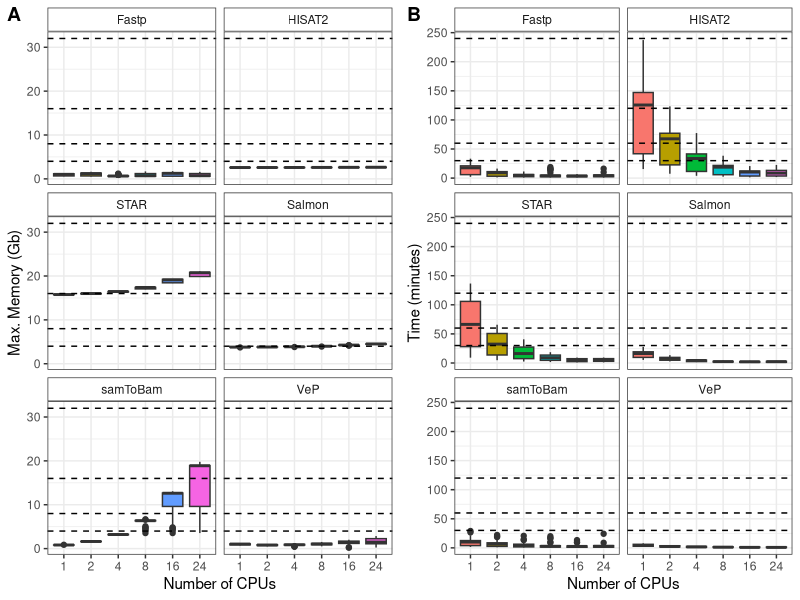
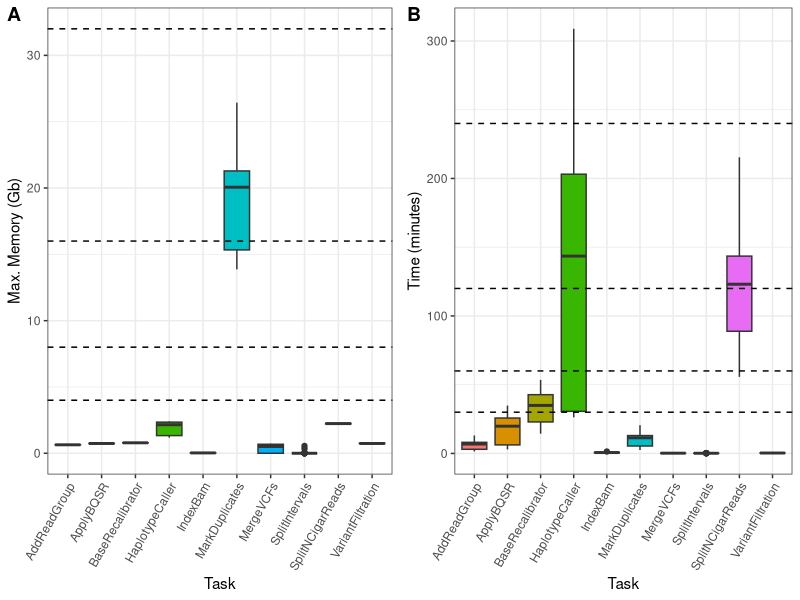

The R script that drew these images, in order: (Note: this script raises an error after producing the figures.)
require(ggplot2)
require(dplyr)
library(cowplot)

## function to convert sizes - created by Dani
convert_size <- function(x) {
  ## if all numbers
  if(grepl('^[0-9]{1,}$', x)) return(x)
  ## convert when not
  prefix <- substr(x, nchar(x), nchar(x))
  n <- substr(x, 1, nchar(x)-1)
  fct <- dplyr::case_when(
    prefix == 'K' ~ 1024,
    prefix == 'M' ~ 1024^2,
    prefix == 'G' ~ 1024^3,
    prefix == 'T' ~ 1024^4,
  )
  xx <- as.numeric(n)*fct
  # return Gigabytes
  xx <- xx / 1024^3
  return(xx)
}

#########################
# MULTI-THREADING TASKS #
#########################
results <- read.csv("performance_parallel.csv", sep="|", stringsAsFactors=FALSE, header = TRUE)

tidyRes <- transmute(results, 
                     task = case_when(call == "fast" ~ "Fastp",
                                      call == "fastq" ~ "FastQC",
                                      call == "bamHisat" ~ "samToBam",
                                      call == "hisat" ~ "HISAT2",
                                      call == "sta" ~ "STAR", 
                                      call == "ve" ~ "VeP",
                                      call == "salmo" ~ "Salmon"),
                     cpu = factor(AllocCPUS, levels = c("1","2","4","8","16","24")),
                     # memory as gigabytes
                     maxmemory = lapply(MaxRSS, convert_size) %>% unlist(),
                     # time as minutes
                     time = as.numeric(as.difftime(Elapsed, format = "%H:%M:%S", units = "mins"))) %>%
  # remove fastqc
  subset(task != "FastQC") %>%
  # reorder tasks
  mutate(task = factor(task, levels = c("Fastp","HISAT2", "STAR","Salmon", "samToBam", "VeP")))

# time plot
timeP <- ggplot(data = tidyRes, mapping = aes(x = cpu, y = time, fill = cpu)) + 
  geom_boxplot() +
  facet_wrap(facets =  vars(task), nrow = 3) +
  theme_bw() +
  xlab("Number of CPUs") +
  ylab("Time (minutes)") +
  geom_hline(yintercept = c(30,60,120,240), lty = 2) +
  theme(legend.position = "none", strip.background = element_rect(fill = "white"))

# memory plot
memoryP <- ggplot(data = tidyRes, mapping = aes(x = cpu, y = maxmemory, fill = cpu)) + 
  geom_boxplot() +
  facet_wrap(facets =  vars(task), nrow = 3) +
  theme_bw() +
  xlab("Number of CPUs") +
  ylab("Max. Memory (Gb)") +
  geom_hline(yintercept = c(4,8,16,32), lty = 2) +
  theme(legend.position = "none", strip.background = element_rect(fill = "white"))

# memory plot
png(filename = "Figure_2.png", width = 9, height = 5, units = "in", res = 300)
plot_grid(memoryP, timeP, labels = c("A","B"))
dev.off()

# output tidy data
write.table(tidyRes, file = "Supplementary_table_4.tsv", sep = "\t", row.names = FALSE)

#########################
# VARIANT CALLING TASKS #
#########################

results <- read.csv("performance_variant_calling.tsv", sep="|", stringsAsFactors=FALSE, header = TRUE)
results <- results[5:nrow(results),]

tidyRes <- subset(results, State == "COMPLETED") %>%
  mutate(jobEdited = gsub(".batch", "", JobID)) %>%
  group_by(jobEdited) %>%
  summarise(Name = JobName[JobName != "batch"],
            Elapsed = unique(Elapsed),
            MaxRSS = MaxRSS[MaxRSS != ""]) %>%
  ungroup() %>%
  transmute(task = Name,
            maxmemory = lapply(MaxRSS, convert_size) %>% unlist(),
            time = as.numeric(as.difftime(Elapsed, format = "%H:%M:%S", units = "mins"))) %>%
  mutate(task = lapply(task, function(x) strsplit(x, "_")[[1]][3]) %>% unlist()) %>%
  subset(task %in% c( "AddReadGroup","ApplyBQSR", "BaseRecalibrator",
                      "HaplotypeCaller","IndexBam","MarkDuplicates","MergeVCFs"  ,
                      "SplitIntervals","SplitNCigarReads",
                      "VariantFiltration")) 

# time Plot
timeP <- ggplot(data = tidyRes, mapping = aes(x = task, y = time, fill = task)) + 
  geom_boxplot() +
  theme_bw() +
  xlab("Task") +
  ylab("Time (minutes)") +
  geom_hline(yintercept = c(30,60,120,240), lty = 2) +
  theme(legend.position = "none",
        axis.text.x = element_text(angle = 60, hjust = 1, vjust = 1),
        plot.title = element_text(hjust = 0.5))

# memory plot
memoryP <- ggplot(data = tidyRes, mapping = aes(x = task, y = maxmemory, fill = task)) + 
  geom_boxplot() +
  theme_bw() +
  xlab("Task") +
  ylab("Max. Memory (Gb)") +
  geom_hline(yintercept = c(4,8,16,32), lty = 2) +
  theme(legend.position = "none",
        axis.text.x = element_text(angle = 60, hjust = 1, vjust = 1),
        plot.title = element_text(hjust = 0.5))


# memory plot
png(filename = "Figure_3.tsv", width = 9, height = 5, units = "in", res = 300)
plot_grid(memoryP, timeP, labels = c("A","B"))
dev.off()

# output tidy data
write.table(tidyRes, file = "../data/Supplementary_table_5.tsv", sep = "\t", row.names = FALSE)
